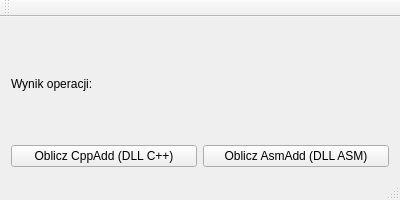
<?xml version="1.0" encoding="UTF-8"?>
<ui version="4.0">
 <class>MainWindow</class>
 <widget class="QMainWindow" name="MainWindow">
  <property name="geometry">
   <rect>
    <x>0</x>
    <y>0</y>
    <width>400</width>
    <height>200</height>
   </rect>
  </property>
  <property name="windowTitle">
   <string>CRC32C Kalkulator DLL</string>
  </property>
  <widget class="QWidget" name="centralWidget">
   <layout class="QGridLayout" name="gridLayout">
    <item row="0" column="0" colspan="2">
     <widget class="QLabel" name="resultLabel">
      <property name="text">
       <string>Wynik operacji:</string>
      </property>
     </widget>
    </item>
    <item row="1" column="0">
     <widget class="QPushButton" name="calculateCppButton">
      <property name="text">
       <string>Oblicz CppAdd (DLL C++)</string>
      </property>
     </widget>
    </item>
    <item row="1" column="1">
     <widget class="QPushButton" name="calculateAsmButton">
      <property name="text">
       <string>Oblicz AsmAdd (DLL ASM)</string>
      </property>
     </widget>
    </item>
   </layout>
  </widget>
  <widget class="QMenuBar" name="menuBar">
   <property name="geometry">
    <rect>
     <x>0</x>
     <y>0</y>
     <width>400</width>
     <height>21</height>
    </rect>
   </property>
  </widget>
  <widget class="QToolBar" name="mainToolBar">
   <attribute name="toolBarArea">
    <enum>TopToolBarArea</enum>
   </attribute>
   <attribute name="toolBarBreak">
    <bool>false</bool>
   </attribute>
  </widget>
  <widget class="QStatusBar" name="statusBar"/>
 </widget>
 <layoutdefault spacing="6" margin="11"/>
 <resources/>
 <connections/>
</ui>
